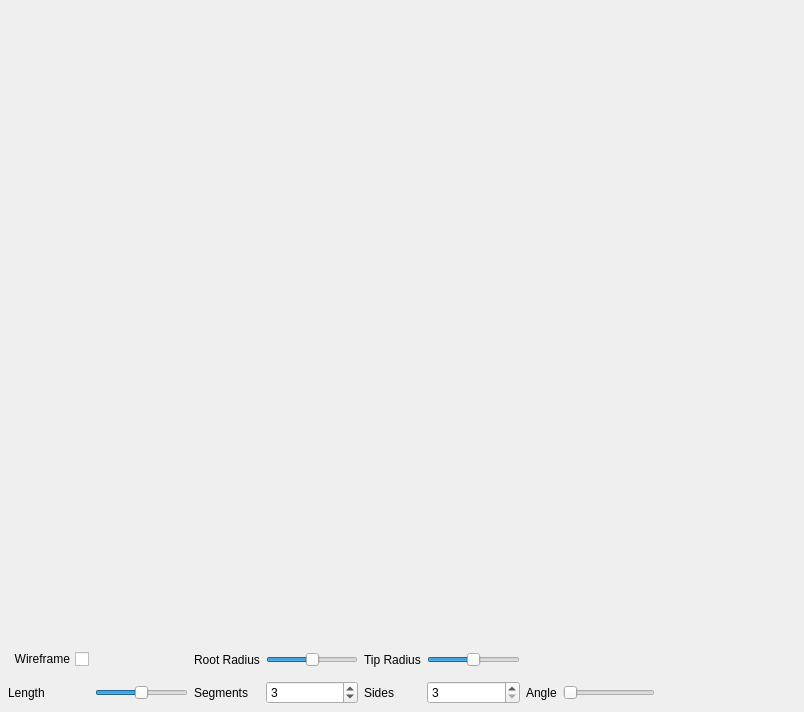
<?xml version="1.0" encoding="UTF-8"?>
<ui version="4.0">
 <class>Dialog</class>
 <widget class="QDialog" name="Dialog">
  <property name="geometry">
   <rect>
    <x>0</x>
    <y>0</y>
    <width>804</width>
    <height>712</height>
   </rect>
  </property>
  <property name="windowTitle">
   <string>Deform</string>
  </property>
  <layout class="QVBoxLayout">
   <property name="margin">
    <number>8</number>
   </property>
   <item>
    <widget class="Viewer" name="viewer" native="true">
     <property name="sizePolicy">
      <sizepolicy hsizetype="Preferred" vsizetype="Expanding">
       <horstretch>0</horstretch>
       <verstretch>1</verstretch>
      </sizepolicy>
     </property>
    </widget>
   </item>
   <item>
    <layout class="QGridLayout" name="gridLayout">
     <item row="0" column="5">
      <widget class="QSlider" name="tipRadius">
       <property name="value">
        <number>50</number>
       </property>
       <property name="orientation">
        <enum>Qt::Horizontal</enum>
       </property>
      </widget>
     </item>
     <item row="0" column="14">
      <spacer>
       <property name="orientation">
        <enum>Qt::Horizontal</enum>
       </property>
       <property name="sizeHint" stdset="0">
        <size>
         <width>141</width>
         <height>31</height>
        </size>
       </property>
      </spacer>
     </item>
     <item row="0" column="3">
      <widget class="QSlider" name="rootRadius">
       <property name="value">
        <number>50</number>
       </property>
       <property name="orientation">
        <enum>Qt::Horizontal</enum>
       </property>
      </widget>
     </item>
     <item row="0" column="2">
      <widget class="QLabel" name="label_3">
       <property name="text">
        <string>Root Radius</string>
       </property>
      </widget>
     </item>
     <item row="0" column="1">
      <spacer name="horizontalSpacer">
       <property name="orientation">
        <enum>Qt::Horizontal</enum>
       </property>
       <property name="sizeHint" stdset="0">
        <size>
         <width>40</width>
         <height>20</height>
        </size>
       </property>
      </spacer>
     </item>
     <item row="0" column="0">
      <widget class="QCheckBox" name="checkBox">
       <property name="enabled">
        <bool>true</bool>
       </property>
       <property name="layoutDirection">
        <enum>Qt::RightToLeft</enum>
       </property>
       <property name="text">
        <string>Wireframe</string>
       </property>
      </widget>
     </item>
     <item row="0" column="4">
      <widget class="QLabel" name="label_4">
       <property name="text">
        <string>Tip Radius</string>
       </property>
      </widget>
     </item>
     <item row="1" column="0">
      <widget class="QLabel" name="label">
       <property name="text">
        <string>Length</string>
       </property>
      </widget>
     </item>
     <item row="1" column="1">
      <widget class="QSlider" name="length">
       <property name="maximumSize">
        <size>
         <width>200</width>
         <height>16777215</height>
        </size>
       </property>
       <property name="value">
        <number>50</number>
       </property>
       <property name="orientation">
        <enum>Qt::Horizontal</enum>
       </property>
      </widget>
     </item>
     <item row="1" column="2">
      <widget class="QLabel" name="label_5">
       <property name="text">
        <string>Segments</string>
       </property>
      </widget>
     </item>
     <item row="1" column="3">
      <widget class="QSpinBox" name="segments">
       <property name="minimum">
        <number>1</number>
       </property>
       <property name="value">
        <number>3</number>
       </property>
      </widget>
     </item>
     <item row="1" column="4">
      <widget class="QLabel" name="label_2">
       <property name="text">
        <string>Sides</string>
       </property>
      </widget>
     </item>
     <item row="1" column="5">
      <widget class="QSpinBox" name="sides">
       <property name="minimum">
        <number>3</number>
       </property>
      </widget>
     </item>
     <item row="1" column="6">
      <widget class="QLabel" name="label_6">
       <property name="text">
        <string>Angle</string>
       </property>
      </widget>
     </item>
     <item row="1" column="7">
      <widget class="QSlider" name="angle">
       <property name="orientation">
        <enum>Qt::Horizontal</enum>
       </property>
      </widget>
     </item>
    </layout>
   </item>
  </layout>
 </widget>
 <customwidgets>
  <customwidget>
   <class>Viewer</class>
   <extends>QWidget</extends>
   <header location="global">src/simpleViewer.h</header>
   <container>1</container>
   <slots>
    <slot>reset()</slot>
    <slot>changeLength(int)</slot>
    <slot>changeSides(int)</slot>
    <slot>setWireframe(bool)</slot>
    <slot>changeRootRadius(int)</slot>
    <slot>changeTipRadius(int)</slot>
    <slot>changeNumberControlPoints(int)</slot>
    <slot>changeAngle(int)</slot>
   </slots>
  </customwidget>
 </customwidgets>
 <resources/>
 <connections>
  <connection>
   <sender>length</sender>
   <signal>valueChanged(int)</signal>
   <receiver>viewer</receiver>
   <slot>changeLength(int)</slot>
   <hints>
    <hint type="sourcelabel">
     <x>153</x>
     <y>829</y>
    </hint>
    <hint type="destinationlabel">
     <x>499</x>
     <y>405</y>
    </hint>
   </hints>
  </connection>
  <connection>
   <sender>sides</sender>
   <signal>valueChanged(int)</signal>
   <receiver>viewer</receiver>
   <slot>changeSides(int)</slot>
   <hints>
    <hint type="sourcelabel">
     <x>329</x>
     <y>686</y>
    </hint>
    <hint type="destinationlabel">
     <x>401</x>
     <y>334</y>
    </hint>
   </hints>
  </connection>
  <connection>
   <sender>checkBox</sender>
   <signal>toggled(bool)</signal>
   <receiver>viewer</receiver>
   <slot>setWireframe(bool)</slot>
   <hints>
    <hint type="sourcelabel">
     <x>50</x>
     <y>684</y>
    </hint>
    <hint type="destinationlabel">
     <x>401</x>
     <y>331</y>
    </hint>
   </hints>
  </connection>
  <connection>
   <sender>rootRadius</sender>
   <signal>valueChanged(int)</signal>
   <receiver>viewer</receiver>
   <slot>changeRootRadius(int)</slot>
   <hints>
    <hint type="sourcelabel">
     <x>315</x>
     <y>683</y>
    </hint>
    <hint type="destinationlabel">
     <x>401</x>
     <y>331</y>
    </hint>
   </hints>
  </connection>
  <connection>
   <sender>tipRadius</sender>
   <signal>valueChanged(int)</signal>
   <receiver>viewer</receiver>
   <slot>changeTipRadius(int)</slot>
   <hints>
    <hint type="sourcelabel">
     <x>392</x>
     <y>683</y>
    </hint>
    <hint type="destinationlabel">
     <x>401</x>
     <y>331</y>
    </hint>
   </hints>
  </connection>
  <connection>
   <sender>segments</sender>
   <signal>valueChanged(int)</signal>
   <receiver>viewer</receiver>
   <slot>changeNumberControlPoints(int)</slot>
   <hints>
    <hint type="sourcelabel">
     <x>551</x>
     <y>683</y>
    </hint>
    <hint type="destinationlabel">
     <x>401</x>
     <y>331</y>
    </hint>
   </hints>
  </connection>
  <connection>
   <sender>angle</sender>
   <signal>valueChanged(int)</signal>
   <receiver>viewer</receiver>
   <slot>changeAngle(int)</slot>
   <hints>
    <hint type="sourcelabel">
     <x>595</x>
     <y>690</y>
    </hint>
    <hint type="destinationlabel">
     <x>401</x>
     <y>315</y>
    </hint>
   </hints>
  </connection>
 </connections>
</ui>
